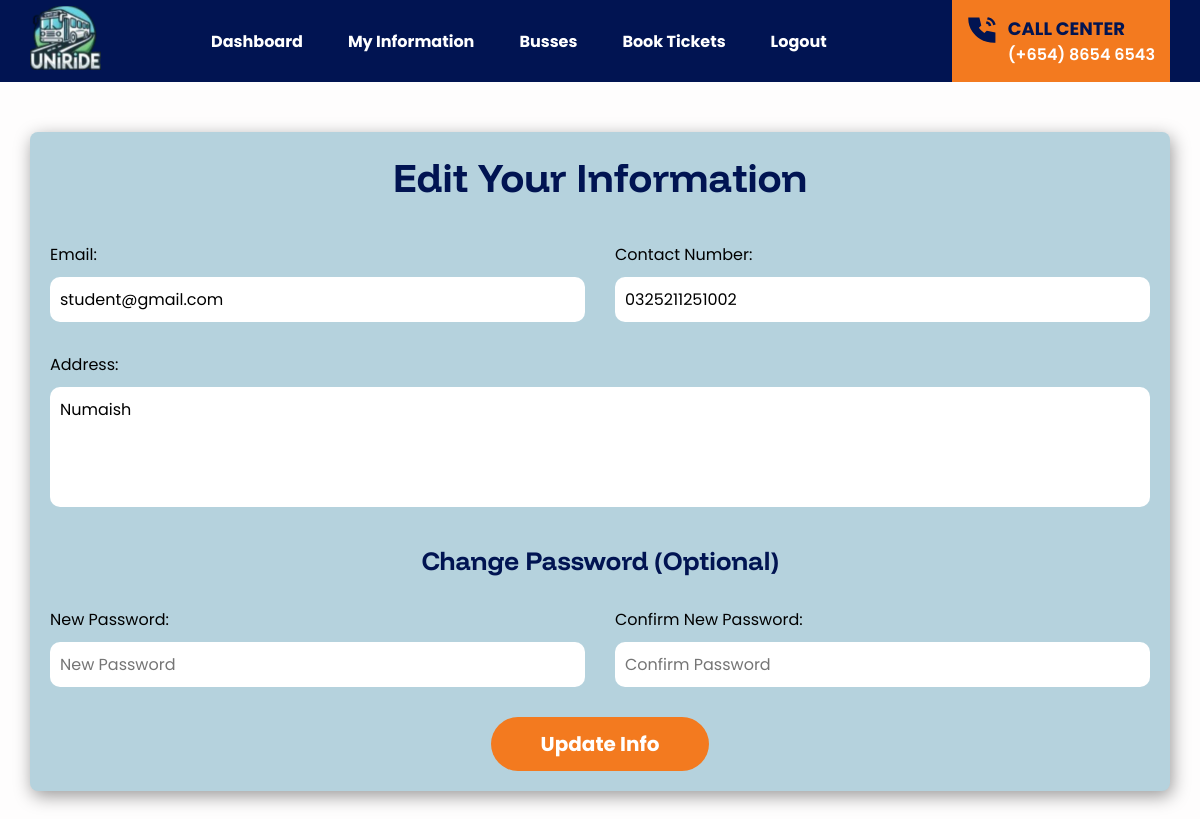
The app's page /edit-student-info.php (signed in) with its own data.
### tables this page shows
CREATE TABLE `users` (
  `id` int(11) NOT NULL,
  `UniId` varchar(50) NOT NULL,
  `username` varchar(50) NOT NULL,
  `password` varchar(255) NOT NULL,
  `role` enum('student','admin','faculty') DEFAULT 'student',
  `email` varchar(255) NOT NULL,
  `contact_number` varchar(15) NOT NULL,
  `Address` text DEFAULT NULL
);

### edit-student-info.php (the view, shortened to what this page needs)
<?php
include 'db.php';
$username = $_SESSION['username'];
$sql = "SELECT * FROM users WHERE username = '$username'";
$result = $conn->query($sql);
if ($result->num_rows === 1) {
    $student = $result->fetch_assoc();
} else {
    die("Student information not found.");
}
?>
<!DOCTYPE html>
<html lang="en">
<head>
    <link rel="stylesheet" href="style.css">
</head>
<body>
    <div class="navigation">
        <div class="hero-column">
            <div class="nav-container">
                <div class="site-logo">
                    <ul>
                        <li><a href="index.php"><img src="images/sitelogo.svg" alt="SMIU UniRide Logo"></a></li>
                    </ul>
                </div>
                <div class="navbar">
                    <nav>
                    <ul>
                        <li><a href="student.php">Dashboard</a></li>
                        <li><a href="student-view-info.php">My Information</a></li>
                        <li><a href="student-view-bus.php">Busses</a></li>
                        <li><a href="student-book-ticket.php">Book Tickets</a></li>
                        <?php if (isset($_SESSION['username'])): ?>
                            <li><a href="logout.php">Logout</a></li>
                        <?php else: ?>
                            <li><a href="login.php">Login</a></li>
                        <?php endif; ?>
                    </ul>
                    </nav>
                </div>
                <div class="call-container">
                    <div class="call">
                        <div class="call-icon">
                            <img src="images/call-icon.svg" alt="Call Icon">
                        </div>
                        <div class="call-content">
                            <h2>CALL CENTER</h2>
                            <p><a href="tel:(+654) 8654 6543">(+654) 8654 6543</a></p>
                        </div>
                    </div>
                </div>
            </div>
        </div>
    </div>
    <main>
        <section class="edit-student-info">
            <div class="home-container">
                <div class="main-container">
                    <h1>Edit Your Information</h1>
                    <form class="edit-student-form" method="POST">
                        <div class="email">
                            <label for="email">Email:</label>
                            <input type="email" name="email" id="email" value="<?= htmlspecialchars($student['email']); ?>" required>
                        </div>
                        <div class="contact-number">
                            <label for="contact_number">Contact Number:</label>
                            <input type="text" name="contact_number" id="contact_number"
                                value="<?= htmlspecialchars($student['contact_number']); ?>" required>
                        </div>
                        <div class="address">
                            <label for="address">Address:</label>
                            <textarea name="address" id="address" rows="4" required><?= htmlspecialchars($student['Address']); ?></textarea>
                        </div>
                        <div class="password">
                            <h2>Change Password (Optional)</h2>
                            <div class="pass-change">
                                <div class="new-pass">
                                    <label for="new_password">New Password:</label>
                                    <input class="edit-user-input" type="password" name="new_password" id="new_password" placeholder="New Password">
                                </div>
                                <div class="confirm-pass">
                                    <label for="confirm_password">Confirm New Password:</label>
                                    <input class="edit-user-input" type="password" name="confirm_password" id="confirm_password" placeholder="Confirm Password">
                                </div>
                            </div>
                        </div>
                        <button type="submit">Update Info</button>
                    </form>
                </div>
            </div>
        </section>
    </main>
</body>
</html>

### style.css (style rules this page uses)
body { font-family: poppins-reg; margin: 0; padding: 0; background-color: #FEFDFD; }
h1, h2 { font-family: funneldisplay; padding: 0; margin: 0; }
p { font-family: poppins-med; padding: 0; margin: 0; }
div { box-sizing: border-box; padding: 0; margin: 0; }
.navigation { background-color: #011452; position: sticky; top: 0; z-index: 9999999999; }
body .nav-container { max-width: 95%; margin: auto; display: flex; justify-content: space-between; column-gap: 40px; align-items: center; }
.nav-container ul { list-style-type: none; margin: 0; padding: 0; display: flex; }
.nav-container .navbar ul li { margin-right: 15px; }
.nav-container .navbar ul li a { color: white; text-decoration: none; padding: 8px 15px; border-radius: 5px; font-size: 16px; font-family: poppins-bold; }
body .nav-container .call-container { background-color: #F37A1F; padding: 15px; height: 100%; }
body .nav-container .call-container .call { display: flex; justify-content: space-between; column-gap: 10px; align-items: top; }
body .nav-container .call-container .call h2 { font-size: 18px; font-family: poppins-bold; color: #011452; padding: 0; }
body .nav-container .call-container .call p a { color: #FFFFFF; text-decoration: none; font-family: poppins-semi-bold; font-size: 16px; }
.main-container { width: 100%; background: #B5D2DD; padding: 20px; margin: 50px auto; border-radius: 8px; box-shadow: 2px 5px 18px 0 rgba(0, 0, 0, 0.4); text-align: center; }
body .main-container h1 { font-size: 40px; margin-bottom: 40px; color: #011452; }
button { padding: 12px 50px; border: none; border-radius: 30px; background: #F37A1F; color: #ffffff; cursor: pointer; font-size: 20px; margin: auto; font-family: poppins-bold; }
label { display: none; }
.edit-user-input { width: calc(50% - 60px); padding: 10px 20px; background-color: #FFFFFF; border: none; border-radius: 10px; font-size: 16px; font-family: poppins-reg; }
#address { resize: none; height: 100px; }
body .home-container { max-width: 95%; width: 100%; margin: auto; }
form.edit-student-form { display: flex; flex-wrap: wrap; gap: 30px; }
form.edit-student-form div { max-width: calc(50% - 15px); width: 100%; text-align: left; }
form.edit-student-form div input, form.edit-student-form div textarea { width: -webkit-fill-available; padding: 10px 10px; background-color: #FFFFFF; border: none; border-radius: 10px; font-size: 16px; font-family: poppins-reg; }
form.edit-student-form label { display: block; margin-bottom: 10px; }
form.edit-student-form div.address, form.edit-student-form div.password, form.edit-student-form div.password .pass-change { width: 100%; max-width: 100%; }
form.edit-student-form div.password h2 { text-align: center; margin-bottom: 30px; color: #011452; font-size: 26px; }
form.edit-student-form div.password .pass-change { display: flex; justify-content: space-between; align-items: center; gap: 30px; }

### records on screen
users: email "student@gmail.com", contact_number "0325211251002", address "Numaish"
